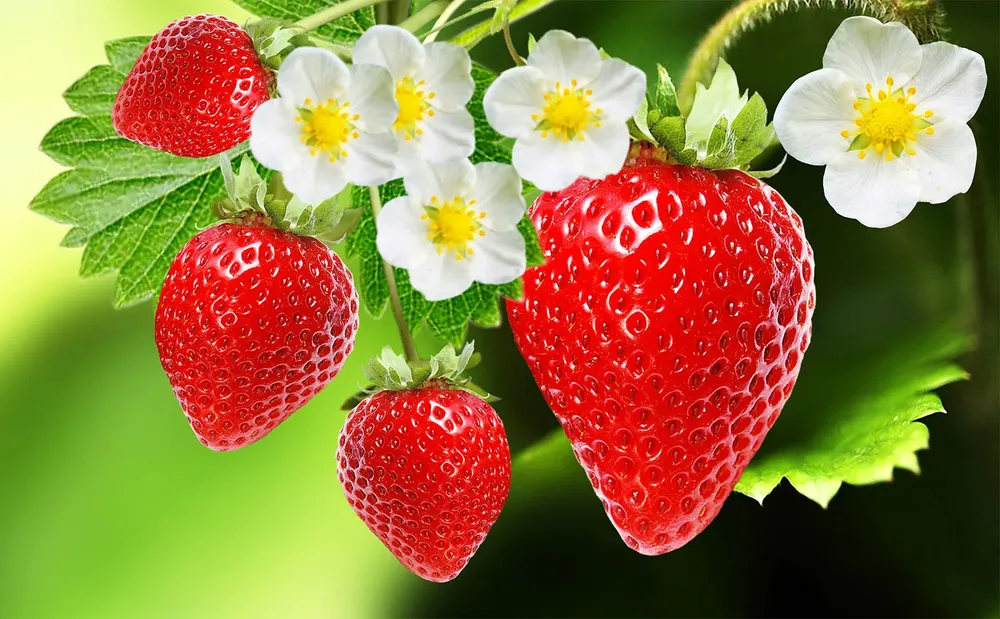
#> input picture strawberry.webp, 1000 x 619 px, shrunk from 1600 x 991 before the run
$ python edge.py   (older library calls are emulated)
#> lines starting #> are read from the running program, lines starting #| are printed output that depends on the picture; after the words box and inside, x2 and y2 are one past the last pixel; in counts of white or black regions, pixels touching at a corner belong together
import cv2


src = cv2.imread("strawberry.webp", cv2.IMREAD_COLOR)
#> src is the input picture: shape (619, 1000, 3); mean B, G, R 64.5, 121.7, 147.7
print(src.shape)
#| (619, 1000, 3)

gray = cv2.cvtColor(src,cv2.COLOR_BGR2GRAY)
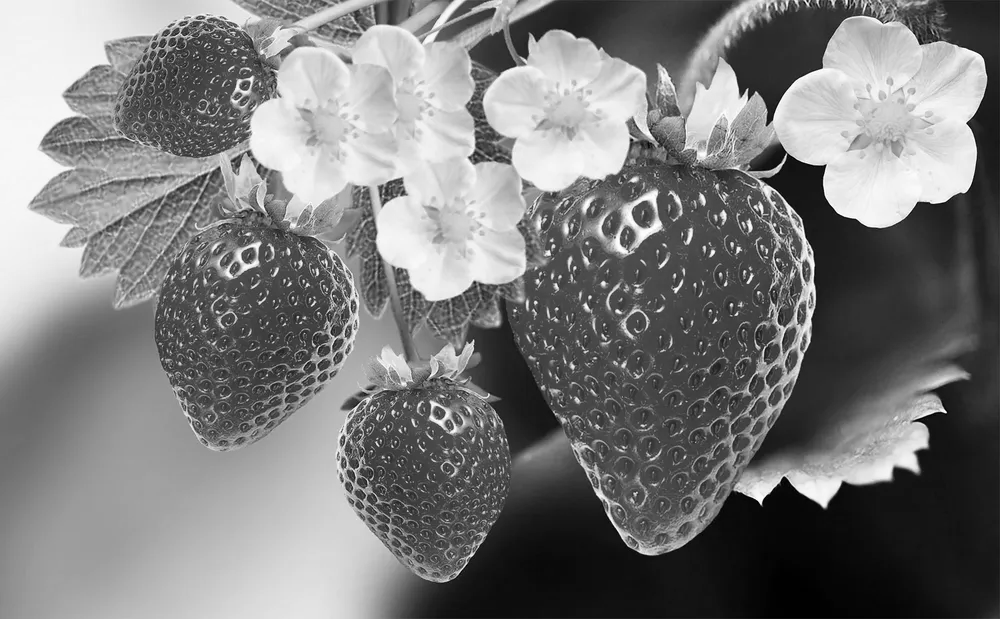
#> gray: shape (619, 1000); min 0, max 255, mean 122.9

sobel = cv2.Sobel(gray, cv2.CV_8U, 1, 0, 3)
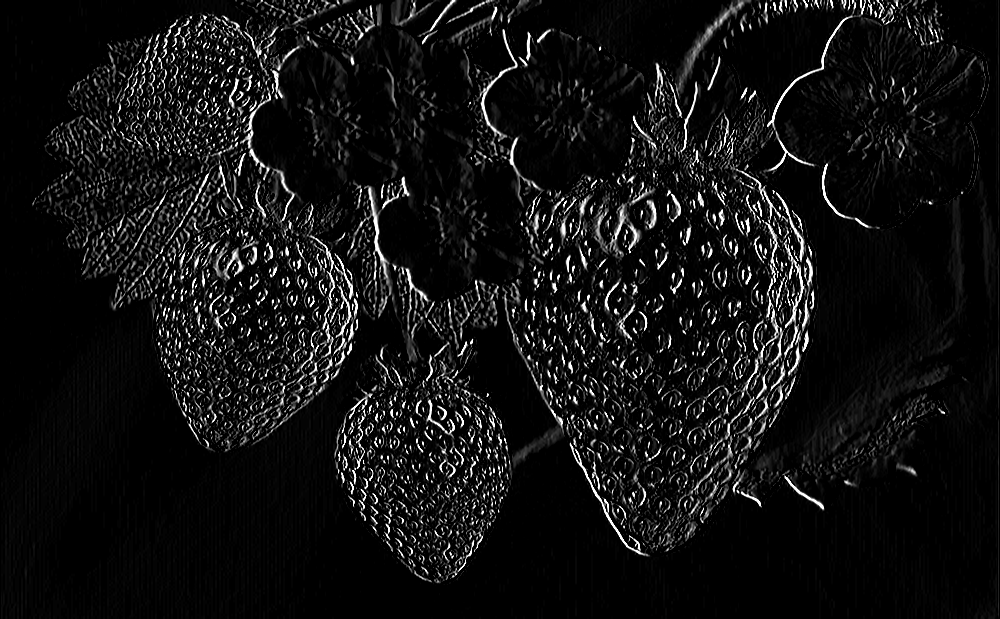
#> sobel: shape (619, 1000); min 0, max 255, mean 18.2
laplacian = cv2.Laplacian(gray, cv2.CV_8U)
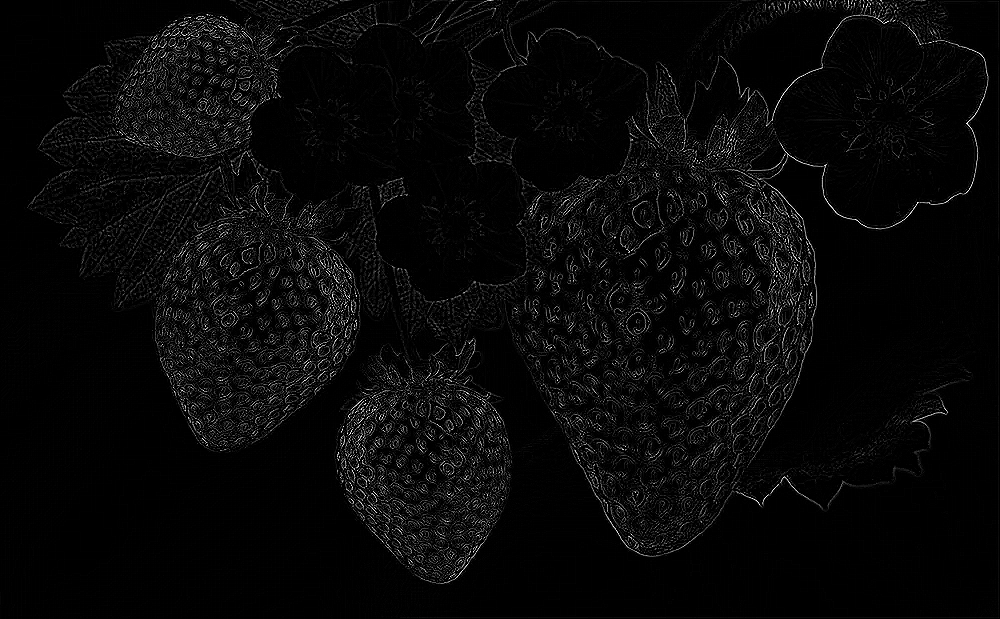
#> laplacian: shape (619, 1000); min 0, max 255, mean 8.8
canny = cv2.Canny(gray,100,150)
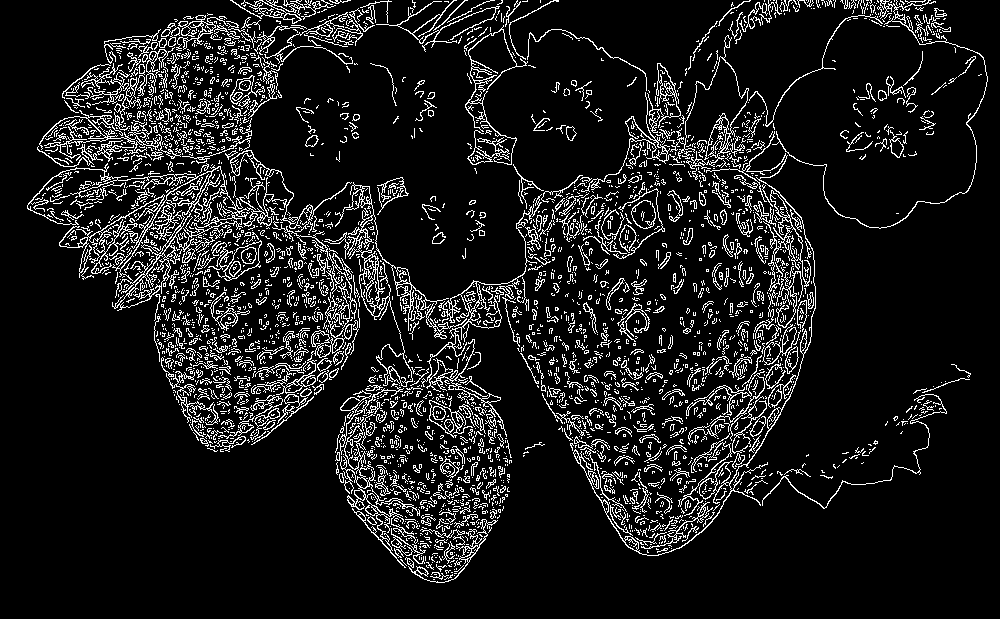
#> canny: shape (619, 1000); 10.3% white in thin lines or dots


cv2.imshow("sobel",sobel)
cv2.imshow("laplacian",laplacian)
cv2.imshow("canny",canny)


cv2.waitKey()
cv2.destroyAllWindows()
